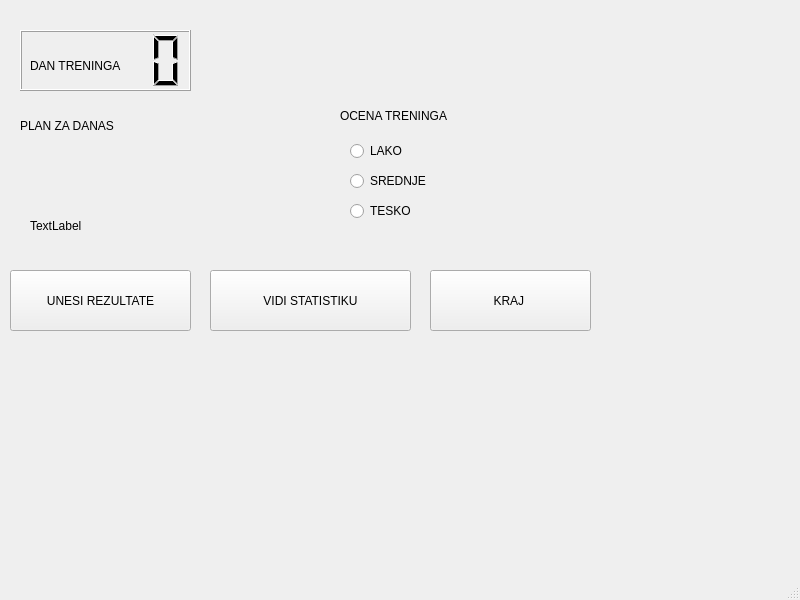
<?xml version="1.0" encoding="UTF-8"?>
<ui version="4.0">
 <class>MainWindow</class>
 <widget class="QMainWindow" name="MainWindow">
  <property name="geometry">
   <rect>
    <x>0</x>
    <y>0</y>
    <width>800</width>
    <height>600</height>
   </rect>
  </property>
  <property name="windowTitle">
   <string>MainWindow</string>
  </property>
  <widget class="QWidget" name="centralwidget">
   <widget class="QLabel" name="label">
    <property name="geometry">
     <rect>
      <x>340</x>
      <y>90</y>
      <width>161</width>
      <height>51</height>
     </rect>
    </property>
    <property name="text">
     <string>OCENA TRENINGA</string>
    </property>
   </widget>
   <widget class="QLabel" name="label_2">
    <property name="geometry">
     <rect>
      <x>20</x>
      <y>90</y>
      <width>131</width>
      <height>71</height>
     </rect>
    </property>
    <property name="text">
     <string>PLAN ZA DANAS</string>
    </property>
   </widget>
   <widget class="QLabel" name="label_3">
    <property name="geometry">
     <rect>
      <x>30</x>
      <y>40</y>
      <width>251</width>
      <height>51</height>
     </rect>
    </property>
    <property name="text">
     <string>DAN TRENINGA</string>
    </property>
   </widget>
   <widget class="QLCDNumber" name="lcdNumber">
    <property name="geometry">
     <rect>
      <x>20</x>
      <y>30</y>
      <width>171</width>
      <height>61</height>
     </rect>
    </property>
   </widget>
   <widget class="QLabel" name="label_4">
    <property name="geometry">
     <rect>
      <x>30</x>
      <y>170</y>
      <width>91</width>
      <height>111</height>
     </rect>
    </property>
    <property name="text">
     <string>TextLabel</string>
    </property>
   </widget>
   <widget class="QRadioButton" name="radioButton">
    <property name="geometry">
     <rect>
      <x>350</x>
      <y>140</y>
      <width>117</width>
      <height>22</height>
     </rect>
    </property>
    <property name="text">
     <string>LAKO</string>
    </property>
   </widget>
   <widget class="QRadioButton" name="radioButton_2">
    <property name="geometry">
     <rect>
      <x>350</x>
      <y>170</y>
      <width>117</width>
      <height>22</height>
     </rect>
    </property>
    <property name="text">
     <string>SREDNJE</string>
    </property>
   </widget>
   <widget class="QRadioButton" name="radioButton_3">
    <property name="geometry">
     <rect>
      <x>350</x>
      <y>200</y>
      <width>117</width>
      <height>22</height>
     </rect>
    </property>
    <property name="text">
     <string>TESKO</string>
    </property>
   </widget>
   <widget class="QPushButton" name="pushButton">
    <property name="geometry">
     <rect>
      <x>10</x>
      <y>270</y>
      <width>181</width>
      <height>61</height>
     </rect>
    </property>
    <property name="text">
     <string>UNESI REZULTATE</string>
    </property>
   </widget>
   <widget class="QPushButton" name="pushButton_2">
    <property name="geometry">
     <rect>
      <x>210</x>
      <y>270</y>
      <width>201</width>
      <height>61</height>
     </rect>
    </property>
    <property name="text">
     <string>VIDI STATISTIKU</string>
    </property>
   </widget>
   <widget class="QPushButton" name="pushButton_3">
    <property name="geometry">
     <rect>
      <x>430</x>
      <y>270</y>
      <width>161</width>
      <height>61</height>
     </rect>
    </property>
    <property name="text">
     <string>KRAJ </string>
    </property>
   </widget>
  </widget>
  <widget class="QMenuBar" name="menubar">
   <property name="geometry">
    <rect>
     <x>0</x>
     <y>0</y>
     <width>800</width>
     <height>25</height>
    </rect>
   </property>
  </widget>
  <widget class="QStatusBar" name="statusbar"/>
 </widget>
 <resources/>
 <connections/>
</ui>
